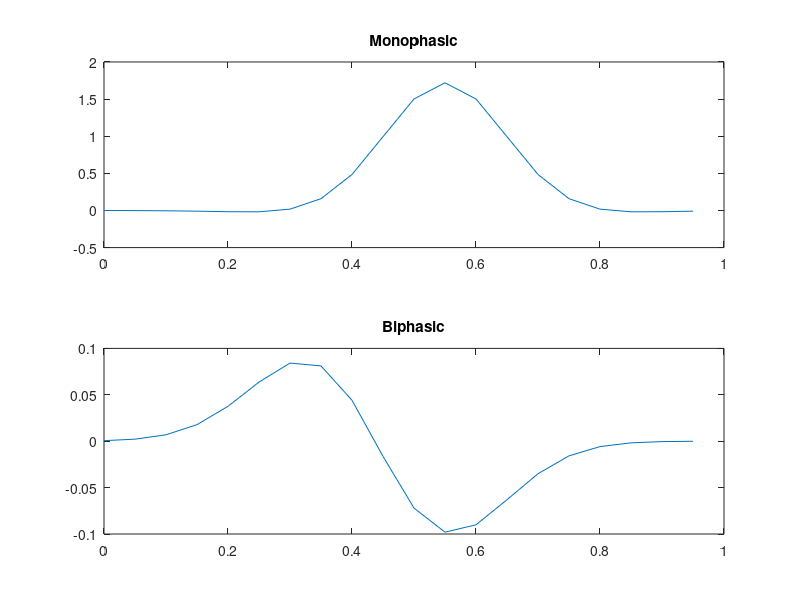

The MATLAB script that drew this image:
function [ft_mono, ft_bi]=temporal_filters

% 	//Monophasic filter
	 omega_m1_mono=1.95;
	 mu_m1_mono=0.55;
	 sigma_m1_mono=0.10;


	 omega_m2_mono=0.23;
	 mu_m2_mono=0.55;
	 sigma_m2_mono=0.16;

% 	//Biphasic filter
	 omega_m1_bi=1.83;
	 mu_m1_bi=0.44;
	 sigma_m1_bi=0.12;

	 omega_m2_bi=1.84;
	 mu_m2_bi=0.45;
	 sigma_m2_bi=0.12;



index=1;

for time=0:0.05:0.95
    
    
    D1_mono=-(	(time-mu_m1_mono)^2		/	(2*sigma_m1_mono*sigma_m1_mono)	);
    D2_mono=-(	(time-mu_m2_mono)^2		/	(2*sigma_m2_mono*sigma_m2_mono)	);
    ft_mono(index)=(omega_m1_mono*exp(D1_mono))-(omega_m2_mono*exp(D2_mono));


    D1_bi=-(    (time-mu_m1_bi)^2   /   (2*sigma_m1_bi*sigma_m1_bi) );
    D2_bi=-(    (time-mu_m2_bi)^2   /   (2*sigma_m2_bi*sigma_m2_bi) );
    ft_bi(index)=(omega_m1_bi*exp(D1_bi))-(omega_m2_bi*exp(D2_bi) );
    
    index=index+1;

end

x=0:0.05:0.95;
figure(1);
subplot(2,1,1)
plot(x,ft_mono)
title('Monophasic')


subplot(2,1,2)
plot(x,ft_bi)
title('Biphasic')
end
